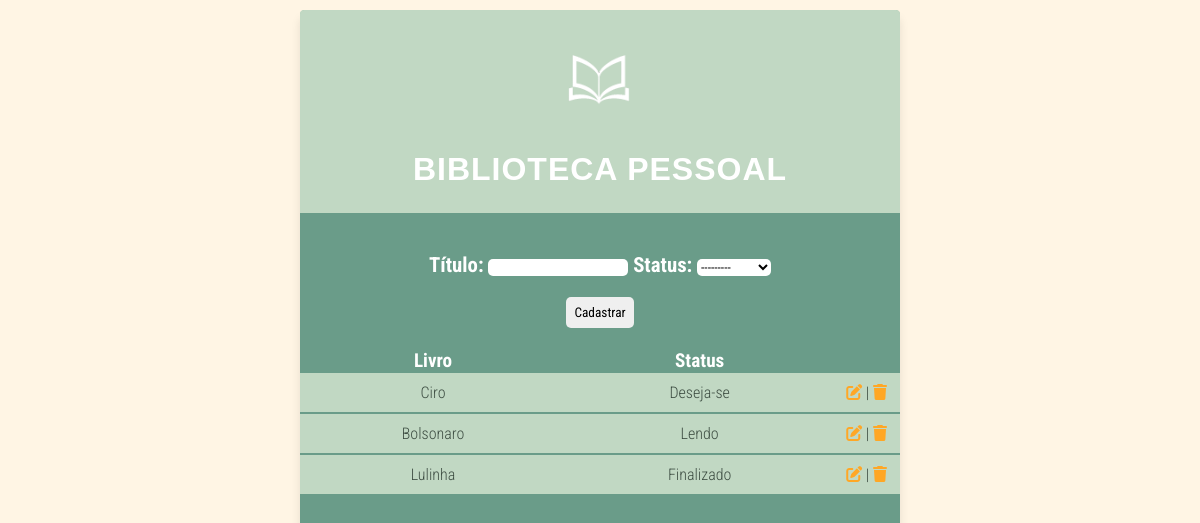
Page /telaPrincipal/ on the earlier database version.
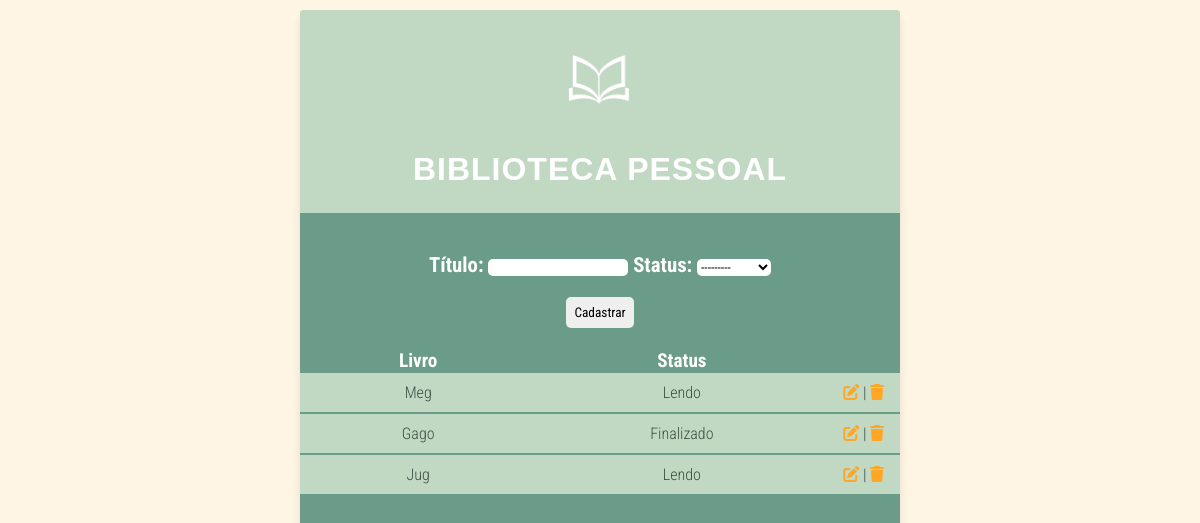
Same page on the later database version.
### core/models.py (models this page shows)
class livro(models.Model):
  titulo = models.CharField('Título', max_length=50)
  status = models.CharField('Status', max_length=12, choices=STATUS_CHOICES)

### core/views.py (the view)
# urls.py: path('telaPrincipal/',telaPrincipal, name='telaPrincipal' ),
def telaPrincipal(request):
  livrinhos = livro.objects.all()
  formulario = LivroForm(request.POST or None)
  if formulario.is_valid():
    formulario.save()
    return redirect('telaPrincipal')
  contex = {
    'Livros' : livrinhos,
    'form_livro': formulario,
  }
  return render(request,'telaPrincipal.html', contex)

### core/forms.py
class LivroForm(ModelForm):
  class Meta:
    model = livro
    fields = ['titulo', 'status']

### templates/telaPrincipal.html (shortened to what this page needs)
<!DOCTYPE html>
{% load static %}
<html lang="pt-br">
<head>
  <link rel="stylesheet"  type="text/css" href="{% static 'estiloTP.css' %}">
  <link rel="stylesheet" href="https://cdnjs.cloudflare.com/ajax/libs/font-awesome/6.7.2/css/all.min.css" />
</head>
<body>
  <div class="container">
    <div class="ap">
      <img src="{% static 'Logo_Branca.png' %}"/>
      <h1>BIBLIOTECA PESSOAL</h1>
    </div>
    <div class="cadas">
      <form method="POST" class="formula">
        {{ form_livro.as_table }}
        <div class="butao">
            <button type="submit">Cadastrar</button>
        </div>
      </form>
    </div>
    <div class="biblio">
      {% if Livros %}
        <table >
          <thead>
            <tr>
              <th>Livro</th>
              <th>Status</th>
            </tr>
          </thead>
          <tbody>
            {% for livro in Livros %}
              <tr class="trtr">
                <td class="mode">{{ livro.titulo }}</td>
                <td class="mode">{{ livro.status }}</td>
                <td>
                  <a href="{% url 'telaEditar' livro.id %}"><i class="fa-solid fa-pen-to-square"></i></a> |
                  <a href="{% url 'telaRemover' livro.id %}"><i class="fa-solid fa-trash"></i></a>
                </td>
              </tr>
            {% endfor %}
          </tbody>
        </table>
      {% else %}
        <p class="semlivro">Não existem Livros Cadastrados</p>
      {% endif %}
    </div>
  </div>
</body>
</html>

Differences in the rows shown:
removed livro: titulo "Ciro", status "Deseja-se"
removed livro: titulo "Bolsonaro", status "Lendo"
removed livro: titulo "Lulinha", status "Finalizado"
added livro: titulo "Meg", status "Lendo"
added livro: titulo "Gago", status "Finalizado"
added livro: titulo "Jug", status "Lendo"
